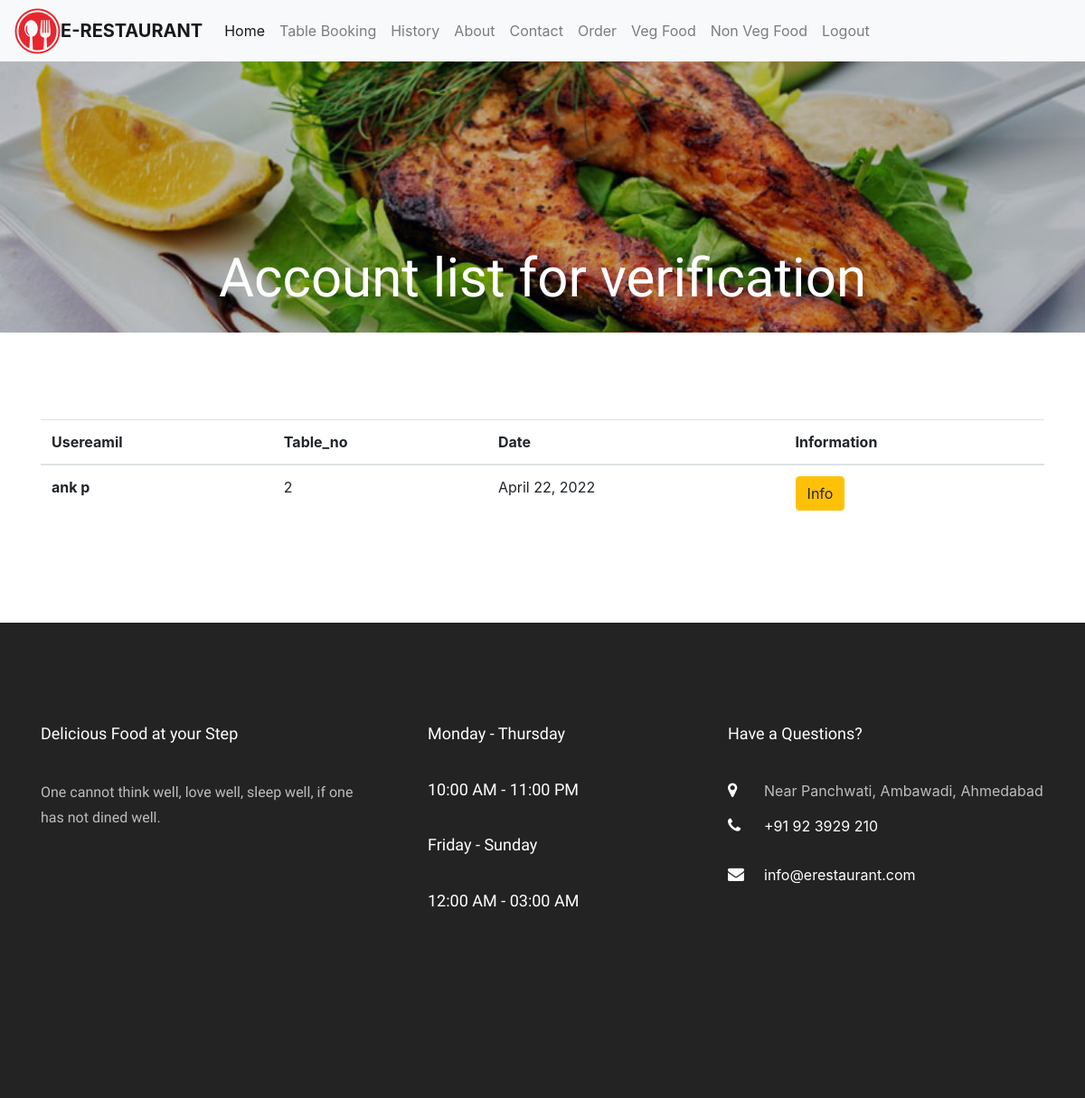
The app's page /account_status/ (signed in) with its own data.
### meal/models.py (models this page shows, shortened)
class TableBooking(models.Model):
    usereamil = models.ForeignKey(Site_User,on_delete=models.CASCADE)
    table_no = models.ForeignKey(TableDetail,on_delete=models.CASCADE)
    date = models.DateField(
        blank=True, null=True)
    time1 = models.TimeField()
    booked=models.BooleanField(default=False)

class TableDetail(models.Model):
    Table_No = models.IntegerField()
    Table_Price = models.IntegerField()
    No_of_Seats = models.IntegerField()
    is_available=models.BooleanField(default=False)
    def __str__(self):
        return str(self.Table_No)

### app1/models.py (models this page shows)
class Site_User(models.Model):
    name = models.CharField(max_length=100,default="")
    email = models.EmailField(default="", max_length=254)
    dob = models.DateField(auto_now=False,null=True,blank=True)
    m_no = models.PositiveIntegerField(default=0)
    password = models.CharField(max_length=100,default="")
    def __str__(self):
        return self.name

### app1/views.py (the view)
# urls.py: path('account_status/', views.Account_status, name='Account_status'),
def Account_status(request):
    if 'email' in  request.session:
        z = TableBooking.objects.all().filter(booked=False)
        return render(request, 'account_status.html', {'z': z})
    else:
        return redirect('login_admin')

### app1/templates/account_status.html
{% extends 'base.html' %}
{% load static %}
{% block content %}
<div class="hero-wrap" style="background-image: url({% static 'images/menu-5.jpg' %});">
    <div class="overlay"></div>
    <div class="container">
        <div class="row no-gutters slider-text d-flex align-itemd-end justify-content-center">
            <div class="col-md-9 ftco-animate text-center d-flex align-items-end justify-content-center">
                <div class="text">
                    <h1 class="mb-4 bread">Account list for verification</h1>
                </div>
            </div>
        </div>
    </div>
</div>
<section class="ftco-section">
    <div class="container">
        <div class="row d-flex">
            <div class="col-md-12 d-flex align-self-stretch ftco-animate">
                <table class="table table-hover">
                    <thead>
                        <tr>
                            <th scope="col">Usereamil</th>
                            <th scope="col">Table_no</th>
                            <th scope="col">Date</th>
                            <th scope="col">Information</th>
                        </tr>
                    </thead>
                    <tbody>
                        {% for i in z %}
                        <tr>
                            <th scope="row">{{i.usereamil}}</th>
                            <td>{{i.table_no}}</td>
                            <td>{{i.date}}</td>
                            <td><a href="{% url 'edit' i.id %}"><button type="button"
                                        class="btn btn-warning">Info</button></a></td>
                        </tr>
                        {%endfor%}
                    </tbody>
                </table>
            </div>
        </div>
    </div>
</section>
{% endblock %}

### records on screen
TableBooking: usereamil "ank p", table_no "2", date "April 22, 2022"
